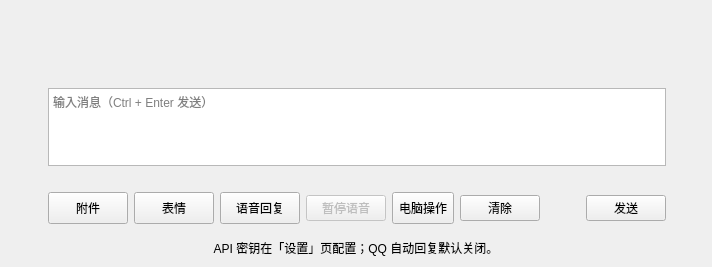
         <widget class="QWidget" name="chatPage">
          <layout class="QVBoxLayout" name="chatPageLayout">
           <property name="spacing">
            <number>0</number>
           </property>
           <property name="leftMargin">
            <number>0</number>
           </property>
           <property name="topMargin">
            <number>0</number>
           </property>
           <property name="rightMargin">
            <number>0</number>
           </property>
           <property name="bottomMargin">
            <number>0</number>
           </property>
           <item>
            <widget class="QScrollArea" name="chatScroll">
             <property name="sizePolicy">
              <sizepolicy hsizetype="Expanding" vsizetype="Expanding">
               <horstretch>0</horstretch>
               <verstretch>1</verstretch>
              </sizepolicy>
             </property>
             <property name="widgetResizable">
              <bool>true</bool>
             </property>
             <property name="horizontalScrollBarPolicy">
              <enum>Qt::ScrollBarAlwaysOff</enum>
             </property>
             <property name="frameShape">
              <enum>QFrame::NoFrame</enum>
             </property>
             <widget class="QWidget" name="chatMessages">
              <property name="geometry">
               <rect>
                <x>0</x>
                <y>0</y>
                <width>760</width>
                <height>520</height>
               </rect>
              </property>
              <layout class="QVBoxLayout" name="messageLayout">
               <property name="spacing">
                <number>15</number>
               </property>
               <property name="leftMargin">
                <number>34</number>
               </property>
               <property name="topMargin">
                <number>26</number>
               </property>
               <property name="rightMargin">
                <number>34</number>
               </property>
               <property name="bottomMargin">
                <number>26</number>
               </property>
              </layout>
             </widget>
            </widget>
           </item>
           <item>
            <widget class="QWidget" name="composerWrap">
             <property name="sizePolicy">
              <sizepolicy hsizetype="Preferred" vsizetype="Fixed">
               <horstretch>0</horstretch>
               <verstretch>0</verstretch>
              </sizepolicy>
             </property>
             <layout class="QVBoxLayout" name="composerWrapLayout">
              <property name="spacing">
               <number>6</number>
              </property>
              <property name="leftMargin">
               <number>34</number>
              </property>
              <property name="topMargin">
               <number>10</number>
              </property>
              <property name="rightMargin">
               <number>34</number>
              </property>
              <property name="bottomMargin">
               <number>10</number>
              </property>
              <item>
               <widget class="QFrame" name="composerFrame">
                <layout class="QVBoxLayout" name="composerLayout">
                 <property name="leftMargin">
                  <number>14</number>
                 </property>
                 <property name="topMargin">
                  <number>10</number>
                 </property>
                 <property name="rightMargin">
                  <number>12</number>
                 </property>
                 <property name="bottomMargin">
                  <number>9</number>
                 </property>
                 <item>
                  <widget class="QPlainTextEdit" name="messageInput">
                   <property name="sizePolicy">
                    <sizepolicy hsizetype="Expanding" vsizetype="Fixed">
                     <horstretch>0</horstretch>
                     <verstretch>0</verstretch>
                    </sizepolicy>
                   </property>
                   <property name="minimumSize">
                    <size>
                     <width>0</width>
                     <height>58</height>
                    </size>
                   </property>
                   <property name="maximumSize">
                    <size>
                     <width>16777215</width>
                     <height>78</height>
                    </size>
                   </property>
                   <property name="placeholderText">
                    <string>输入消息（Ctrl + Enter 发送）</string>
                   </property>
                  </widget>
                 </item>
                 <item>
                  <widget class="QLabel" name="attachmentSummaryLabel">
                   <property name="text">
                    <string />
                   </property>
                   <property name="visible">
                    <bool>false</bool>
                   </property>
                   <property name="wordWrap">
                    <bool>true</bool>
                   </property>
                  </widget>
                 </item>
                 <item>
                  <layout class="QHBoxLayout" name="toolsLayout">
                   <item>
                    <widget class="QPushButton" name="attachButton">
                     <property name="toolTip">
                      <string>添加图片或文档</string>
                     </property>
                     <property name="text">
                      <string>附件</string>
                     </property>
                     <property name="minimumSize">
                      <size>
                       <width>0</width>
                       <height>32</height>
                      </size>
                     </property>
                     <property name="maximumSize">
                      <size>
                       <width>16777215</width>
                       <height>32</height>
                      </size>
                     </property>
                    </widget>
                   </item>
                   <item>
                    <widget class="QPushButton" name="stickerLibraryButton">
                     <property name="toolTip">
                      <string>管理 AI 可以发送的本地表情图片</string>
                     </property>
                     <property name="text">
                      <string>表情</string>
                     </property>
                     <property name="minimumSize">
                      <size>
                       <width>0</width>
                       <height>32</height>
                      </size>
                     </property>
                     <property name="maximumSize">
                      <size>
                       <width>16777215</width>
                       <height>32</height>
                      </size>
                     </property>
                    </widget>
                   </item>
                   <item>
                    <widget class="QPushButton" name="voiceEnabledCheckBox">
                     <property name="toolTip">
                      <string>开启后，AI 回复会在生成时合成并播放语音</string>
                     </property>
                     <property name="text">
                      <string>语音回复</string>
                     </property>
                     <property name="checkable">
                      <bool>true</bool>
                     </property>
                     <property name="minimumSize">
                      <size>
                       <width>0</width>
                       <height>32</height>
                      </size>
                     </property>
                     <property name="maximumSize">
                      <size>
                       <width>16777215</width>
                       <height>32</height>
                      </size>
                     </property>
                    </widget>
                   </item>
                   <item>
                    <widget class="QPushButton" name="pauseSpeechButton">
                     <property name="text"><string>暂停语音</string></property>
                     <property name="enabled"><bool>false</bool></property>
                     <property name="toolTip"><string>暂停播放并中断当前语音请求；继续时重新合成未完成的短句，该句可能部分重复。</string></property>
                    </widget>
                   </item>
                   <item>
                    <widget class="QToolButton" name="agentMenuButton">
                     <property name="text">
                      <string>电脑操作</string>
                     </property>
                     <property name="toolTip">
                      <string>启用后 AI 可提出 PowerShell 命令；每次须确认。仅限本机聊天，不向 QQ 开放。</string>
                     </property>
                     <property name="checkable">
                      <bool>true</bool>
                     </property>
                     <property name="minimumSize">
                      <size>
                       <width>0</width>
                       <height>32</height>
                      </size>
                     </property>
                     <property name="maximumSize">
                      <size>
                       <width>16777215</width>
                       <height>32</height>
                      </size>
                     </property>
                    </widget>
                   </item>
                   <item>
                    <widget class="QPushButton" name="clearAttachmentsButton">
                     <property name="text">
                      <string>清除</string>
                     </property>
                    </widget>
                   </item>
                   <item>
                    <spacer name="toolsSpacer">
                     <property name="orientation">
                      <enum>Qt::Horizontal</enum>
                     </property>
                     <property name="sizeHint" stdset="0">
                      <size>
                       <width>40</width>
                       <height>20</height>
                      </size>
                     </property>
                    </spacer>
                   </item>
                   <item>
                    <widget class="QPushButton" name="sendButton">
                     <property name="text">
                      <string>发送</string>
                     </property>
                    </widget>
                   </item>
                  </layout>
                 </item>
                </layout>
               </widget>
              </item>
              <item>
               <widget class="QLabel" name="footerNote">
                <property name="text">
                 <string>API 密钥在「设置」页配置；QQ 自动回复默认关闭。</string>
                </property>
                <property name="alignment">
                 <set>Qt::AlignCenter</set>
                </property>
               </widget>
              </item>
             </layout>
            </widget>
           </item>
          </layout>
         </widget>
